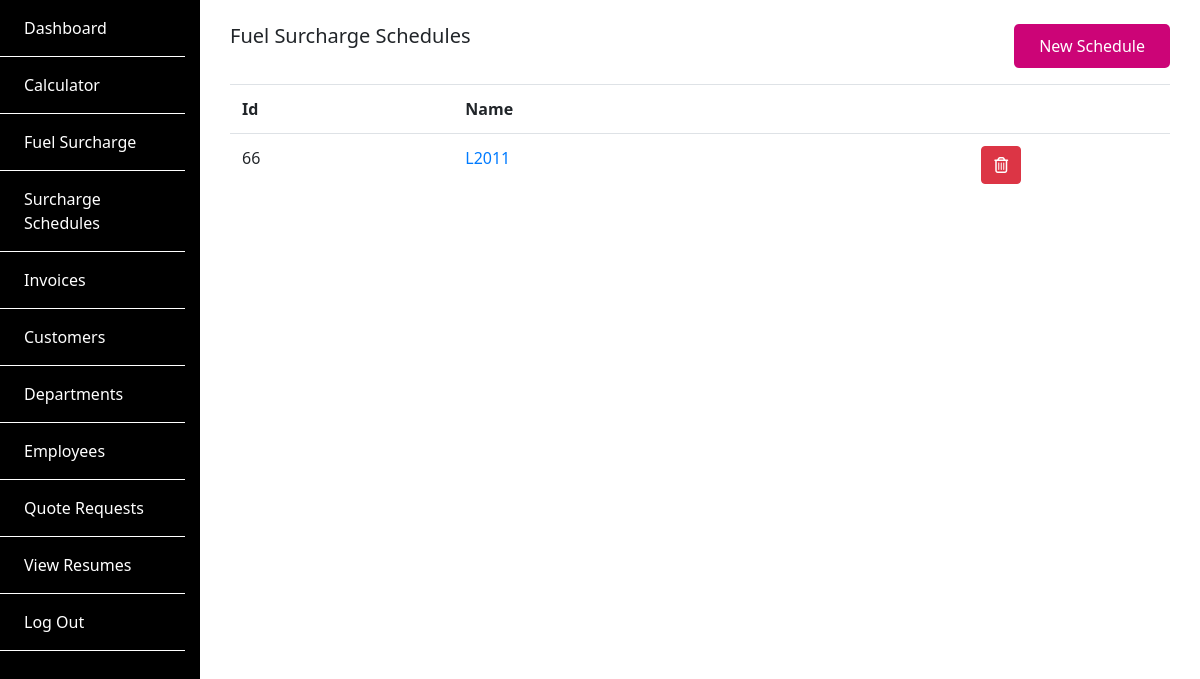
The app's page /schedules/ (signed in), older data.
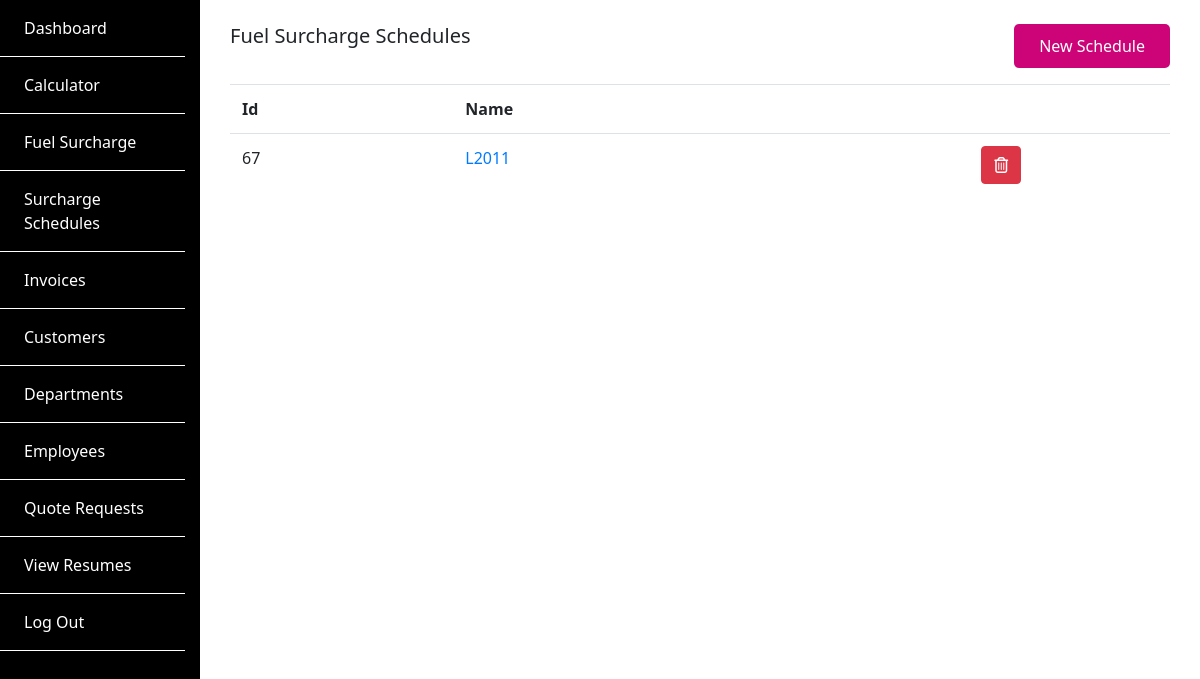
The same page, newer data.
### SiteApp/models.py (models this page shows, shortened)
class Schedule(models.Model):
    name = models.CharField(max_length=50)
    csv_file = models.FileField(upload_to='uploads/schedules/', null="True")
    def get_absolute_url(self):
        return reverse('view_schedule', args=[self.id])

### SiteApp/views.py (the view)
# urls.py: path('schedules/', views.ListSchedules, name="list_schedules"),
@login_required
def ListSchedules(request):
    schedules = Schedule.objects.all()
    return render(request,'SiteApp/list_schedules.html',{'schedules':schedules})

### SiteApp/templates/SiteApp/list_schedules.html (shortened to what this page needs)
{% extends "backend_base.html" %} {% block content %}
<div class="container py-4">
  <div class="row">
    <div class="col-sm-12 col-md-6 col-lg-6 col-xl-6">
      <h5>Fuel Surcharge Schedules</h5>
    </div>
    <div class="col-sm-12 col-md-6 col-lg-6 col-xl-6">
      <a href="{% url 'add_schedule' %}" class="larway-btn float-right"
        >New Schedule</a
      >
    </div>
  </div>
  <div class="gap-1"></div>
  <table class="table">
    <tr>
      <th>Id</th>
      <th>Name</th>
      <th></th>
    </tr>
    {% for schedule in schedules %}
    <tr>
      <td><span>{{schedule.id}}</span></td>
      <td><a href="{{schedule.get_absolute_url }}">{{schedule.name}}</a></td>
      <td class="text-center">
        <a
          href="{% url 'delete_schedule' id=schedule.id %}"
          class="btn btn-danger"
          ><span><i class="far fa-trash-alt"></i></span
        ></a>
      </td>
    </tr>
    {% endfor %}
  </table>
</div>
{% endblock %}

Row changes from the older to the newer data that the page shows:
removed Schedule: id "66", name "L2011"
added Schedule: id "67", name "L2011"
